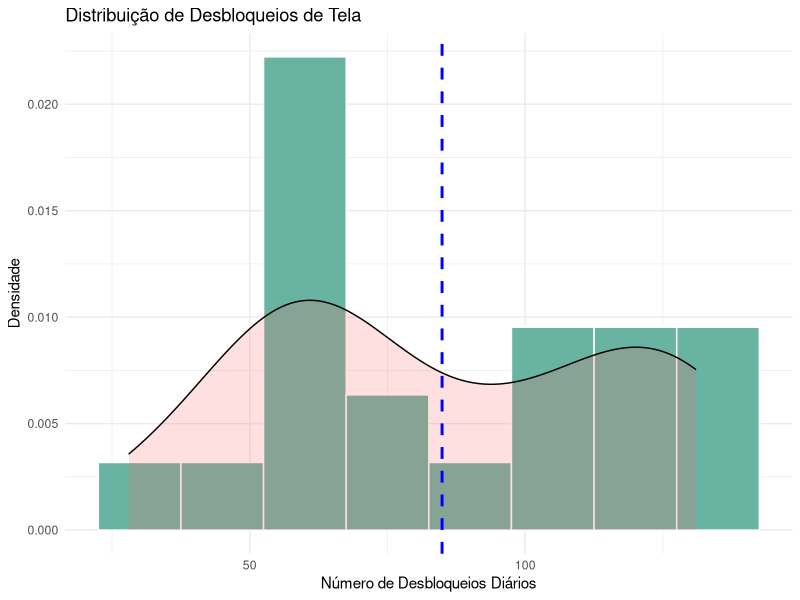

This figure's R source: (Note: this script raises an error after producing the figure.)
## ---- chunk 1
knitr::opts_chunk$set(echo = TRUE, warnings = FALSE, message = FALSE)
## ---- chunk 2
library(dplyr)
library(readr)
library(readxl)
library(knitr)

df <- read_xlsx("data/respostas.xlsx")

colnames(df) <- c("ativacoes", "percepcao")

n <- nrow(df)
N <- 192

resumo_descritivo <- df %>%
  summarise(
    Media        = mean(ativacoes),
    DesvioPadrao = sd(ativacoes),
    Variancia    = var(ativacoes),
    Minimo       = min(ativacoes),
    Maximo       = max(ativacoes),
    n            = n()
  )

kable(resumo_descritivo, booktabs = TRUE , row.names = FALSE)
## ---- chunk 3
library(ggplot2)

ggplot(df, aes(x = ativacoes)) +
  geom_histogram(aes(y = after_stat(density)), binwidth = 15, fill = "#69b3a2", color = "white") +
  geom_density(alpha = 0.2, fill = "#FF6666") +
  labs(
    title = "Distribuição de Desbloqueios de Tela",
    x = "Número de Desbloqueios Diários",
    y = "Densidade"
  ) +
  theme_minimal() +
  geom_vline(aes(xintercept = mean(ativacoes)), color="blue", linetype="dashed", linewidth=1)
## ---- chunk 4
bar_y <- sum(df$ativacoes) / n
## ---- chunk 5
# Var(bar_y) = (1 - n/N) * (s^2 / n)
var_bar_y <- (1 - n/N) * ((var(df$ativacoes)) / n)
## ---- chunk 6

erro_padrao <- sqrt(var_bar_y)

# Intervalo de Confiança (90%)
# Usando t-student com n-1 graus de liberdade
alpha <- 0.10
t_critico <- qt(1 - alpha/2, df = n - 1)

margem_erro <- t_critico * erro_padrao
ic_inferior <- bar_y - margem_erro
ic_superior <- bar_y + margem_erro
## ---- chunk 7

Z <- 1.96
E <- 10
s <- sd(df$ativacoes)
N <- 192

n0      <- ((Z * s) / E)^2
n_final <- (n0 / (1 + (n0 / N)))
## ---- chunk 8
ord <- read.csv('data/ordenamento_2025.csv', sep = ',')
## ---- chunk 9
# Tamanho da população ---
N <- nrow(ord)

# Tamanho da amostra ---
n <- 40

# Intervalo de seleção ---
k <- floor(N/n)
## ---- chunk 10

set.seed(42)
s <- sample(1:k, 1)

ind     <- seq(from = s, to = N, by = k)
amostra <- ord[ind, c(2,3)]
amostra
## ---- chunk 11
knitr::include_graphics("images/and1.png")
## ---- chunk 12
knitr::include_graphics("images/and2.png")
## ---- chunk 13
knitr::include_graphics("images/ios1.png")
## ---- chunk 14
knitr::include_graphics("images/ios2.png")
